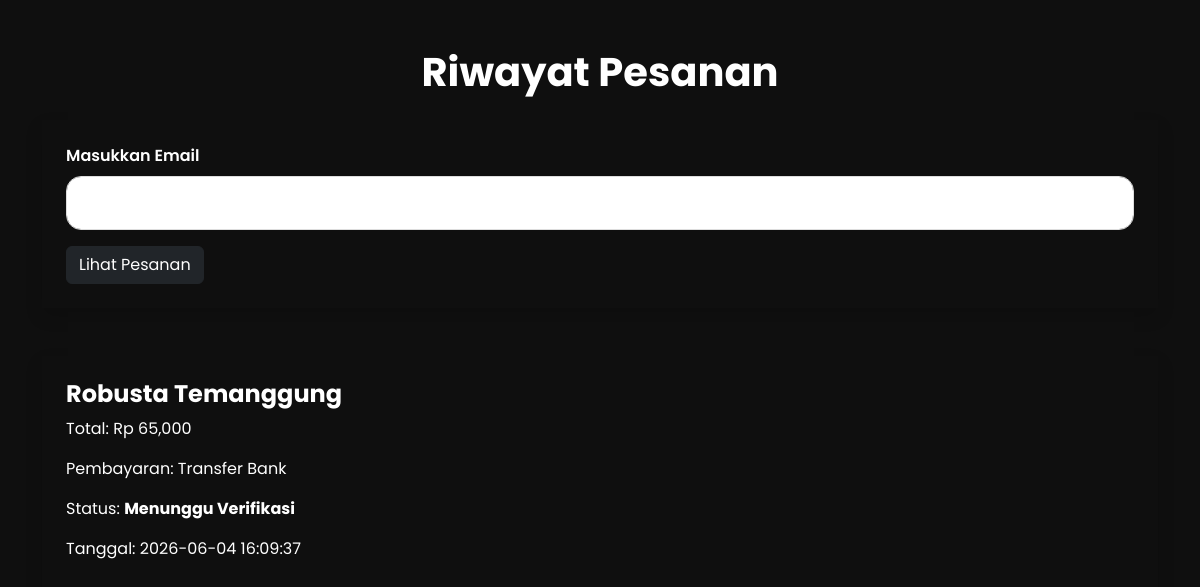
The app's page /riwayat.php?email=hayyufdlh@gmail.com, older data.
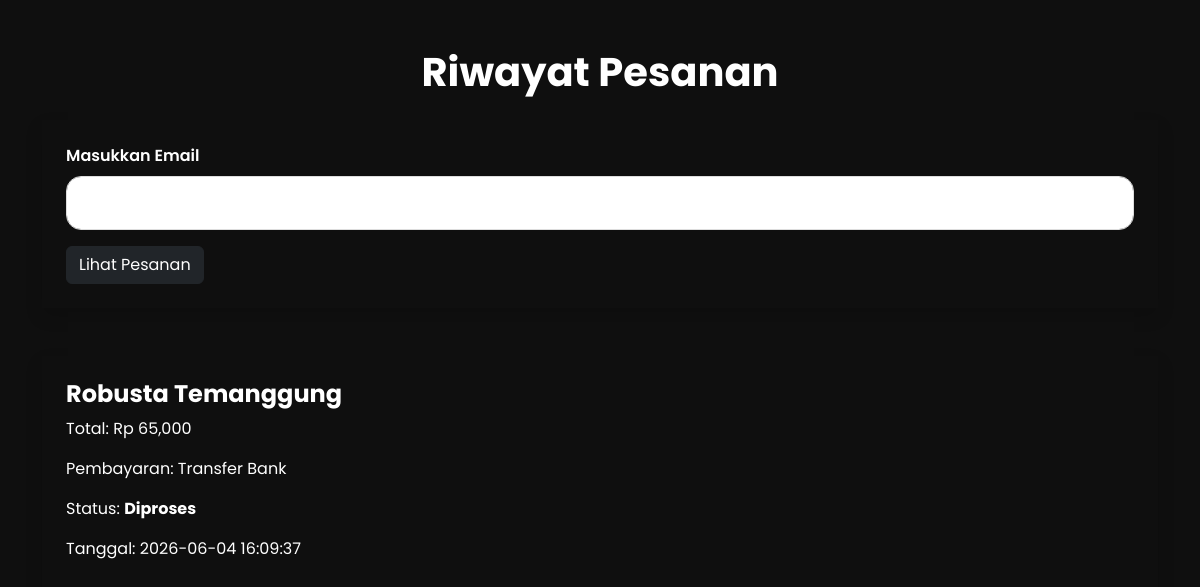
The same page, newer data.
### tables this page shows
CREATE TABLE IF NOT EXISTS `pesanan` (
  `id` int NOT NULL AUTO_INCREMENT,
  `nama` varchar(100) DEFAULT NULL,
  `email` varchar(100) DEFAULT NULL,
  `alamat` text,
  `produk` varchar(100) DEFAULT NULL,
  `harga` int DEFAULT NULL,
  `payment` varchar(50) DEFAULT NULL,
  `status_pesanan` varchar(50) DEFAULT 'Menunggu Pembayaran',
  `bukti_transfer` varchar(255) DEFAULT NULL,
  `tanggal` timestamp NULL DEFAULT CURRENT_TIMESTAMP,
  `berat` varchar(20) DEFAULT NULL,
  `qty` int DEFAULT NULL,
  PRIMARY KEY (`id`)
);

### riwayat.php (the view, shortened to what this page needs)
<?php
include 'config/koneksi.php';
$data = null;
if(isset($_GET['email'])){
    $email = $_GET['email'];
    $data = mysqli_query($conn,
    "SELECT * FROM pesanan
    WHERE email='$email'
    ORDER BY id DESC"
    );
}
?>
<!DOCTYPE html>
<html lang="id">
<head>
    <link href="https://cdn.jsdelivr.net/npm/bootstrap@5.3.3/dist/css/bootstrap.min.css" rel="stylesheet">
    <link rel="stylesheet" href="assets/css/style.css">
</head>
<body>
<div class="container py-5">
    <h1 class="fw-bold mb-4 text-center">
        Riwayat Pesanan
    </h1>
    <div class="box shadow p-4 mb-5">
        <form method="GET">
            <label class="mb-2">
                Masukkan Email
            </label>
            <input
            type="email"
            name="email"
            class="form-control mb-3"
            required>
            <button class="btn btn-dark">
                Lihat Pesanan
            </button>
        </form>
    </div>
    <?php if($data != null){ ?>
        <?php while($d = mysqli_fetch_array($data)){ ?>
            <div class="box shadow p-4 mb-4">
                <h4 class="fw-bold">
                    <?php echo $d['produk']; ?>
                </h4>
                <p>
                    Total:
                    Rp <?php echo number_format($d['harga']); ?>
                </p>
                <p>
                    Pembayaran:
                    <?php echo $d['payment']; ?>
                </p>
                <p>
                    Status:
                    <b>
                    <?php echo $d['status_pesanan']; ?>
                    </b>
                </p>
                <p>
                    Tanggal:
                    <?php echo $d['tanggal']; ?>
                </p>
            </div>
        <?php } ?>
    <?php } ?>
</div>
</body>
</html>

Row changes from the older to the newer data that the page shows:
changed pesanan "Robusta Temanggung": status_pesanan "Menunggu Verifikasi" → "Diproses"
